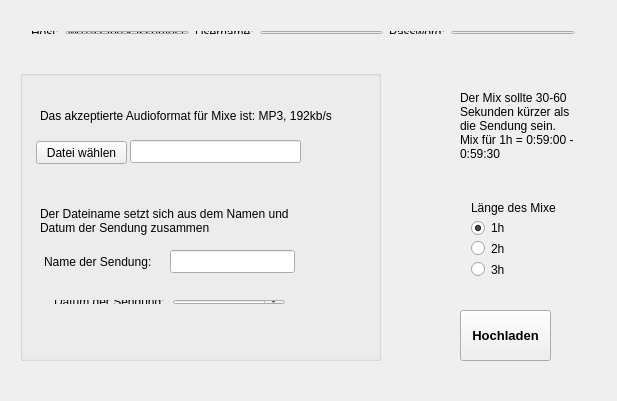
<?xml version="1.0" encoding="UTF-8"?>
<ui version="4.0">
 <class>Upload_674</class>
 <widget class="QMainWindow" name="Upload_674">
  <property name="geometry">
   <rect>
    <x>0</x>
    <y>0</y>
    <width>617</width>
    <height>401</height>
   </rect>
  </property>
  <property name="windowTitle">
   <string>Upload_674</string>
  </property>
  <widget class="QWidget" name="centralWidget">
   <widget class="QWidget" name="layoutWidget">
    <property name="geometry">
     <rect>
      <x>20</x>
      <y>20</y>
      <width>566</width>
      <height>25</height>
     </rect>
    </property>
    <layout class="QHBoxLayout" name="horizontalLayout">
     <item>
      <widget class="QLabel" name="lblHost">
       <property name="text">
        <string>Host:</string>
       </property>
      </widget>
     </item>
     <item>
      <widget class="QLineEdit" name="leHost">
       <property name="text">
        <string>w0152abe.kasserver.com</string>
       </property>
       <property name="cursorPosition">
        <number>0</number>
       </property>
       <property name="readOnly">
        <bool>false</bool>
       </property>
      </widget>
     </item>
     <item>
      <widget class="QLabel" name="lblUser">
       <property name="text">
        <string>Username:</string>
       </property>
      </widget>
     </item>
     <item>
      <widget class="QLineEdit" name="leUser">
       <property name="text">
        <string/>
       </property>
      </widget>
     </item>
     <item>
      <widget class="QLabel" name="lblPass">
       <property name="text">
        <string>Password:</string>
       </property>
      </widget>
     </item>
     <item>
      <widget class="QLineEdit" name="lePass">
       <property name="text">
        <string/>
       </property>
      </widget>
     </item>
    </layout>
   </widget>
   <widget class="QGroupBox" name="groupBox">
    <property name="geometry">
     <rect>
      <x>20</x>
      <y>70</y>
      <width>361</width>
      <height>291</height>
     </rect>
    </property>
    <property name="title">
     <string/>
    </property>
    <widget class="QPushButton" name="btnSelectFile">
     <property name="geometry">
      <rect>
       <x>16</x>
       <y>71</y>
       <width>91</width>
       <height>23</height>
      </rect>
     </property>
     <property name="text">
      <string>Datei wählen</string>
     </property>
    </widget>
    <widget class="QLineEdit" name="leSelectFile">
     <property name="geometry">
      <rect>
       <x>110</x>
       <y>70</y>
       <width>171</width>
       <height>23</height>
      </rect>
     </property>
    </widget>
    <widget class="QLabel" name="lblFileFormat">
     <property name="geometry">
      <rect>
       <x>20</x>
       <y>30</y>
       <width>341</width>
       <height>31</height>
      </rect>
     </property>
     <property name="text">
      <string>Das akzeptierte Audioformat für Mixe ist: MP3, 192kb/s</string>
     </property>
     <property name="wordWrap">
      <bool>true</bool>
     </property>
    </widget>
    <widget class="QLabel" name="lblNameConvention">
     <property name="geometry">
      <rect>
       <x>20</x>
       <y>130</y>
       <width>261</width>
       <height>41</height>
      </rect>
     </property>
     <property name="text">
      <string>Der Dateiname setzt sich aus dem Namen und Datum der Sendung zusammen</string>
     </property>
     <property name="wordWrap">
      <bool>true</bool>
     </property>
    </widget>
    <widget class="QWidget" name="layoutWidget">
     <property name="geometry">
      <rect>
       <x>23</x>
       <y>219</y>
       <width>253</width>
       <height>26</height>
      </rect>
     </property>
     <layout class="QHBoxLayout" name="horizontalLayout_2">
      <item>
       <widget class="QLabel" name="label">
        <property name="text">
         <string>Datum der Sendung:</string>
        </property>
       </widget>
      </item>
      <item>
       <widget class="QDateEdit" name="dateEdit">
        <property name="displayFormat">
         <string>d/M/yy</string>
        </property>
        <property name="calendarPopup">
         <bool>true</bool>
        </property>
        <property name="date">
         <date>
          <year>2017</year>
          <month>1</month>
          <day>1</day>
         </date>
        </property>
       </widget>
      </item>
     </layout>
    </widget>
    <widget class="QLineEdit" name="leShowName">
     <property name="geometry">
      <rect>
       <x>150</x>
       <y>180</y>
       <width>125</width>
       <height>23</height>
      </rect>
     </property>
    </widget>
    <widget class="QLabel" name="lblShowName">
     <property name="geometry">
      <rect>
       <x>24</x>
       <y>180</y>
       <width>120</width>
       <height>23</height>
      </rect>
     </property>
     <property name="text">
      <string>Name der Sendung:</string>
     </property>
    </widget>
   </widget>
   <widget class="QPushButton" name="btnUpload">
    <property name="geometry">
     <rect>
      <x>460</x>
      <y>310</y>
      <width>91</width>
      <height>51</height>
     </rect>
    </property>
    <property name="font">
     <font>
      <pointsize>10</pointsize>
      <weight>75</weight>
      <bold>true</bold>
     </font>
    </property>
    <property name="text">
     <string>Hochladen</string>
    </property>
   </widget>
   <widget class="QWidget" name="layoutWidget">
    <property name="geometry">
     <rect>
      <x>460</x>
      <y>190</y>
      <width>106</width>
      <height>98</height>
     </rect>
    </property>
    <layout class="QGridLayout" name="gridLayout">
     <item row="3" column="0">
      <widget class="QRadioButton" name="rbtn2hShow">
       <property name="text">
        <string>2h</string>
       </property>
      </widget>
     </item>
     <item row="4" column="0">
      <widget class="QRadioButton" name="rbtn3hShow">
       <property name="text">
        <string>3h</string>
       </property>
      </widget>
     </item>
     <item row="2" column="0">
      <widget class="QRadioButton" name="rbtn1hShow">
       <property name="text">
        <string>1h</string>
       </property>
       <property name="checked">
        <bool>true</bool>
       </property>
      </widget>
     </item>
     <item row="1" column="0">
      <widget class="QLabel" name="lblRbtns">
       <property name="text">
        <string>Länge des Mixes:</string>
       </property>
      </widget>
     </item>
    </layout>
   </widget>
   <widget class="QLabel" name="lbl">
    <property name="geometry">
     <rect>
      <x>460</x>
      <y>60</y>
      <width>121</width>
      <height>131</height>
     </rect>
    </property>
    <property name="text">
     <string>Der Mix sollte 30-60 Sekunden kürzer als die Sendung sein.
Mix für 1h = 0:59:00 - 0:59:30</string>
    </property>
    <property name="wordWrap">
     <bool>true</bool>
    </property>
   </widget>
  </widget>
 </widget>
 <layoutdefault spacing="6" margin="11"/>
 <tabstops>
  <tabstop>leHost</tabstop>
  <tabstop>leUser</tabstop>
  <tabstop>lePass</tabstop>
  <tabstop>btnSelectFile</tabstop>
  <tabstop>leSelectFile</tabstop>
  <tabstop>rbtn1hShow</tabstop>
  <tabstop>rbtn2hShow</tabstop>
  <tabstop>rbtn3hShow</tabstop>
  <tabstop>dateEdit</tabstop>
  <tabstop>btnUpload</tabstop>
 </tabstops>
 <resources/>
 <connections/>
 <slots>
  <slot>selectFile()</slot>
  <slot>uploadMix()</slot>
 </slots>
</ui>
